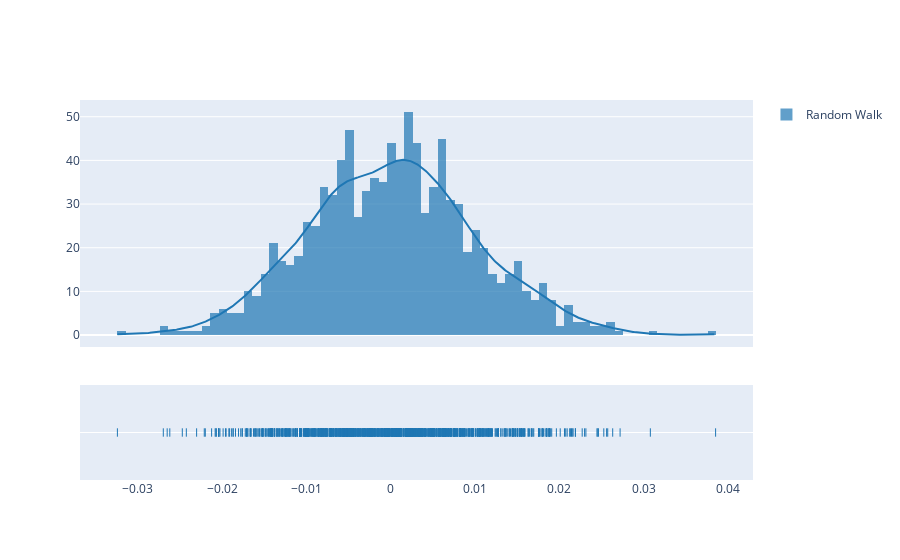

Source (notebook cell):
### Code cell
fig = ff.create_distplot([random_walk],['Random Walk'],bin_size=0.001)
iplot(fig, filename='Basic Distplot')

### Figure 1 — Plotly figure (JSON) as saved in the notebook; plotly's stock layout.template omitted (floating-point values rounded to 4 significant figures; data arrays with more than 128 entries replaced by an {"elided": "..."} marker saying what was removed)
{"data": [{"autobinx": false, "histnorm": "probability density", "legendgroup": "Random Walk", "marker": {"color": "rgb(31, 119, 180)"}, "name": "Random Walk", "opacity": 0.7, "type": "histogram", "x": {"elided": "1000 float values"}, "xaxis": "x", "xbins": {"end": 0.03853, "size": 0.001, "start": -0.03241}, "yaxis": "y"}, {"legendgroup": "Random Walk", "marker": {"color": "rgb(31, 119, 180)"}, "mode": "lines", "name": "Random Walk", "showlegend": false, "type": "scatter", "x": {"elided": "500 float values"}, "xaxis": "x", "y": {"elided": "500 float values"}, "yaxis": "y"}, {"legendgroup": "Random Walk", "marker": {"color": "rgb(31, 119, 180)", "symbol": "line-ns-open"}, "mode": "markers", "name": "Random Walk", "showlegend": false, "type": "scatter", "x": {"elided": "1000 float values"}, "xaxis": "x", "y": {"elided": "1000 str values"}, "yaxis": "y2"}], "layout": {"barmode": "overlay", "hovermode": "closest", "legend": {"traceorder": "reversed"}, "xaxis": {"anchor": "y2", "domain": [0, 1], "zeroline": false}, "yaxis": {"anchor": "free", "domain": [0.35, 1], "position": 0}, "yaxis2": {"anchor": "x", "domain": [0, 0.25], "dtick": 1, "showticklabels": false}}}
